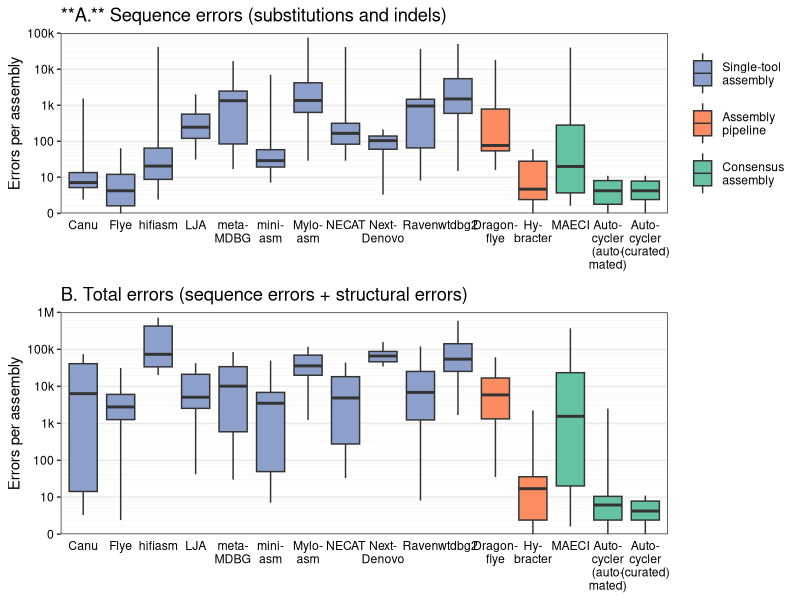
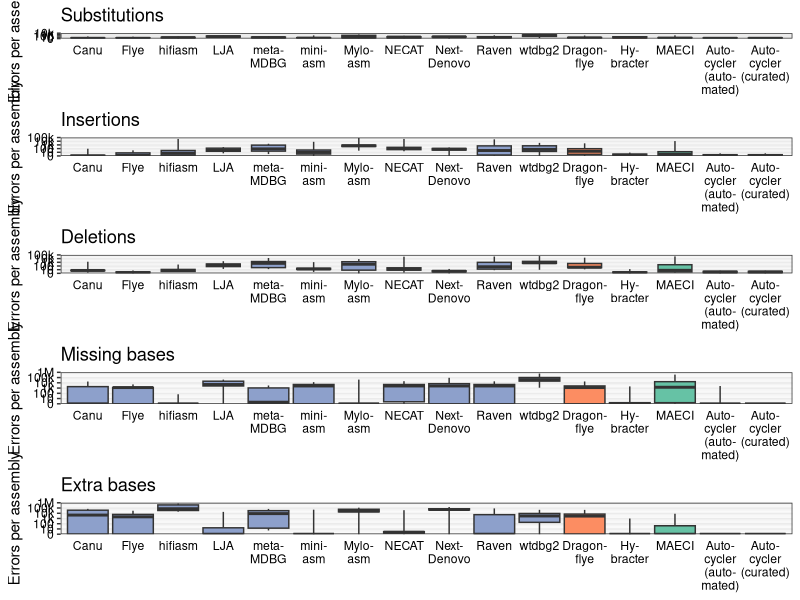
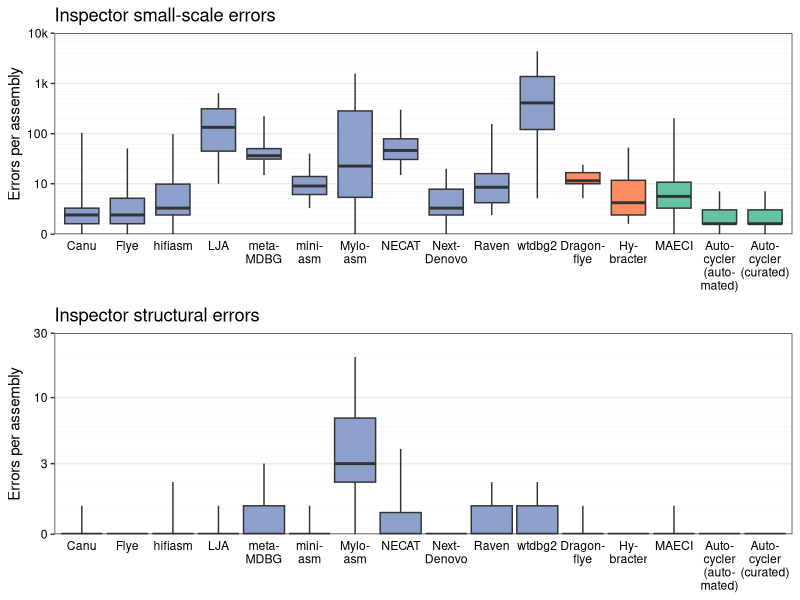
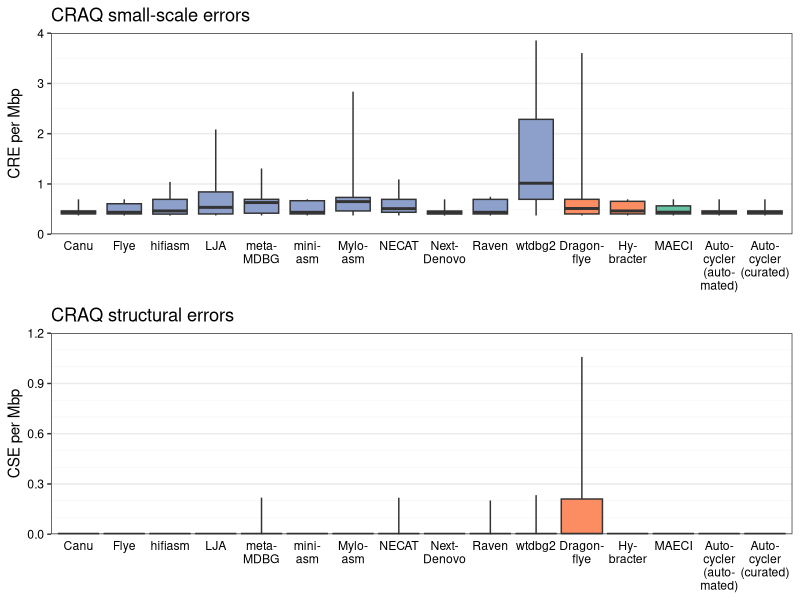
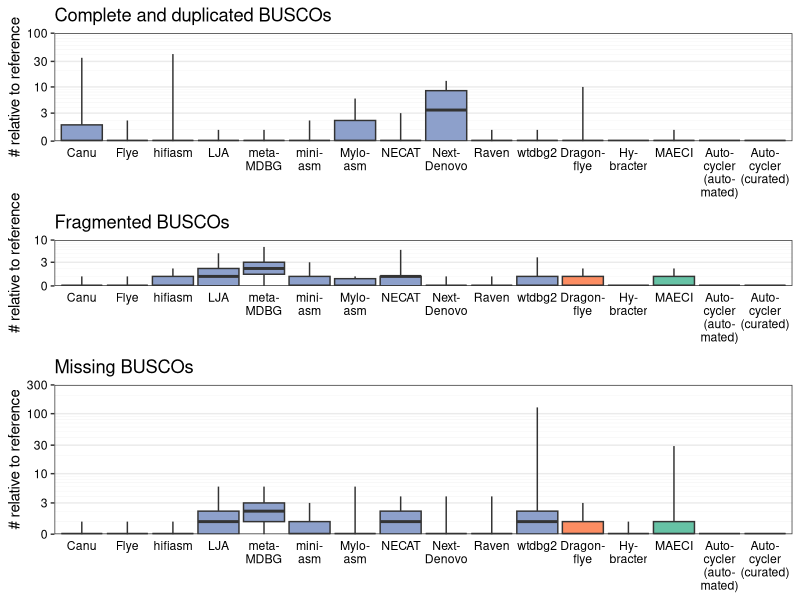
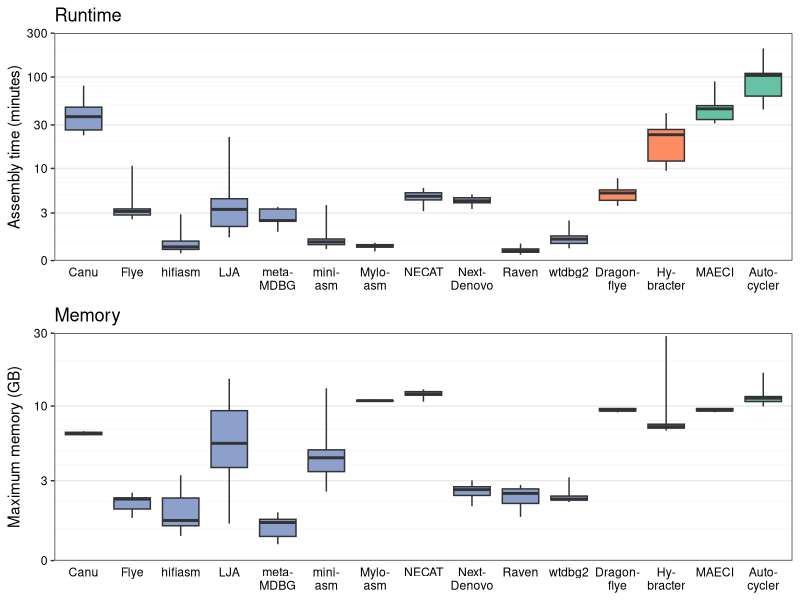

These figures' R source, in order: (Note: this script raises an error after producing the figures.)
## ---- chunk 1
library(tidyverse)
library(knitr)
library(cowplot)
library(readxl)

opts_chunk$set(dpi=300, fig.path='plots/', echo=TRUE, dev=c('png','pdf'), warning=FALSE, message=FALSE)
pdf.options(useDingbats = FALSE)
## ---- chunk 2
df <- read_excel("tables.xlsx", sheet = "Table S2 - Assembly results", skip = 1)

df$`Total error count` <- df$`Error count` + df$`Extra assembly bases` + df$`Missing assembly bases`
df$`Total BUSCO groups` <- df$`Complete and single-copy BUSCOs` + df$`Complete and duplicated BUSCOs` + df$`Fragmented BUSCOs` + df$`Missing BUSCOs`

df$Assembler <- factor(df$Assembler, levels = c("Canu", "Flye", "hifiasm", "LJA", "metaMDBG", "miniasm", "Myloasm", "NECAT", "NextDenovo", "Raven", "wtdbg2", "Dragonflye", "Hybracter", "MAECI", "Autocycler", "Autocycler-curated"))
## ---- chunk 3
y_breaks <- c(0, 10, 100, 1000, 10000, 100000, 1000000)
y_minor_breaks <- c(0:10, c(outer(2:10, 10^(1:5), `*`)))
y_labels <- c("0", "10", "100", "1k", "10k", "100k", "1M")

x_axis_labels <- function(x) {
  x <- as.character(x)
  x[x == "metaMDBG"] <- "meta-\nMDBG"
  x[x == "miniasm"] <- "mini-\nasm"
  x[x == "Myloasm"] <- "Mylo-\nasm"
  x[x == "NextDenovo"] <- "Next-\nDenovo"
  x[x == "Dragonflye"] <- "Dragon-\nflye"
  x[x == "Hybracter"] <- "Hy-\nbracter"
  x[x == "Autocycler"] <- "Auto-\ncycler\n(auto-\nmated)"
  x[x == "Autocycler-curated"] <- "Auto-\ncycler\n(curated)"
  x
}

x_axis_labels_no_curated <- function(x) {
  x <- as.character(x)
  x[x == "metaMDBG"] <- "meta-\nMDBG"
  x[x == "miniasm"] <- "mini-\nasm"
  x[x == "Myloasm"] <- "Mylo-\nasm"
  x[x == "NextDenovo"] <- "Next-\nDenovo"
  x[x == "Dragonflye"] <- "Dragon-\nflye"
  x[x == "Hybracter"] <- "Hy-\nbracter"
  x[x == "Autocycler"] <- "Auto-\ncycler"
  x
}

assembler_type <- function(x) {
  factor(case_when(
    x %in% c("Canu", "Flye", "hifiasm", "LJA", "metaMDBG", "miniasm", "Myloasm", "NECAT", "NextDenovo", "Raven", "wtdbg2") ~ "Single-tool\nassembly",
    x %in% c("Dragonflye", "Hybracter") ~ "Assembly\npipeline",
    x %in% c("MAECI", "Autocycler", "Autocycler-curated") ~ "Consensus\nassembly"
  ), levels = c("Single-tool\nassembly", "Assembly\npipeline", "Consensus\nassembly"))
}

assembler_type_colours <- c("Single-tool\nassembly" = "#8da0cb",
                            "Assembly\npipeline"    = "#fc8d62",
                            "Consensus\nassembly"   = "#66c2a5")

my_theme <- theme_bw() + theme(legend.position = "none",
                               axis.ticks.x = element_blank(),
                               panel.grid.minor = element_line(size = 0.1),
                               axis.text = element_text(colour = "black"),
                               panel.grid.major.x = element_blank())
my_theme_with_legend <- theme_bw() + theme(axis.ticks.x = element_blank(),
                                           panel.grid.minor = element_line(size = 0.1),
                                           legend.key.height = unit(2.5, "lines"),
                                           axis.text = element_text(colour = "black"),
                                           panel.grid.major.x = element_blank())
## ---- chunk 4
p1 <- ggplot(df, aes(x = Assembler, y = `Error count`, fill = assembler_type(Assembler))) +
  geom_boxplot(coef = Inf) +
  scale_y_continuous(trans = scales::pseudo_log_trans(base = 10), expand = c(0, 0), limits = c(0, 100000),
                     breaks = y_breaks, minor_breaks = y_minor_breaks, labels = y_labels) +
  scale_x_discrete(labels = x_axis_labels) +
  scale_fill_manual(values = assembler_type_colours) +
  my_theme_with_legend + guides(fill = guide_legend(title = NULL)) +
  labs(title="**A.** Sequence errors (substitutions and indels)", x=NULL, y="Errors per assembly")

p2 <- ggplot(df, aes(x = Assembler, y = `Total error count`, fill = assembler_type(Assembler))) +
  geom_boxplot(coef = Inf) +
  scale_y_continuous(trans = scales::pseudo_log_trans(base = 10), expand = c(0, 0), limits = c(0, 1000000),
                     breaks = y_breaks, minor_breaks = y_minor_breaks, labels = y_labels) +
  scale_x_discrete(labels = x_axis_labels) +
  scale_fill_manual(values = assembler_type_colours) +
  my_theme +
  labs(title="B. Total errors (sequence errors + structural errors)", x=NULL, y="Errors per assembly")

plot_grid(p1, p2, ncol=1, rel_heights=c(0.87, 1), align="v")
## ---- chunk 5
y_breaks <- c(0, 10, 100, 1000, 10000, 100000, 1000000)
y_minor_breaks <- c(0:10, c(outer(2:10, 10^(1:5), `*`)))
y_labels <- c("0", "10", "100", "1k", "10k", "100k", "1M")

p1 <- ggplot(df, aes(x = Assembler, y = `Substitutions`, fill = assembler_type(Assembler))) +
  geom_boxplot(coef = Inf) +
  scale_y_continuous(trans = scales::pseudo_log_trans(base = 10), expand = c(0, 0), limits = c(0, 10000),
                     breaks = y_breaks, minor_breaks = y_minor_breaks, labels = y_labels) +
  scale_x_discrete(labels = x_axis_labels) +
  scale_fill_manual(values = assembler_type_colours) +
  my_theme +
  labs(title="Substitutions", x=NULL, y="Errors per assembly")

p2 <- ggplot(df, aes(x = Assembler, y = `Insertions`, fill = assembler_type(Assembler))) +
  geom_boxplot(coef = Inf) +
  scale_y_continuous(trans = scales::pseudo_log_trans(base = 10), expand = c(0, 0), limits = c(0, 100000),
                     breaks = y_breaks, minor_breaks = y_minor_breaks, labels = y_labels) +
  scale_x_discrete(labels = x_axis_labels) +
  scale_fill_manual(values = assembler_type_colours) +
  my_theme +
  labs(title="Insertions", x=NULL, y="Errors per assembly")

p3 <- ggplot(df, aes(x = Assembler, y = `Deletions`, fill = assembler_type(Assembler))) +
  geom_boxplot(coef = Inf) +
  scale_y_continuous(trans = scales::pseudo_log_trans(base = 10), expand = c(0, 0), limits = c(0, 100000),
                     breaks = y_breaks, minor_breaks = y_minor_breaks, labels = y_labels) +
  scale_x_discrete(labels = x_axis_labels) +
  scale_fill_manual(values = assembler_type_colours) +
  my_theme +
  labs(title="Deletions", x=NULL, y="Errors per assembly")

box_stats <- df %>% group_by(Assembler) %>% summarise(ymin = min(`Missing assembly bases`), lower = quantile(`Missing assembly bases`, 0.25), middle = median(`Missing assembly bases`), upper = quantile(`Missing assembly bases`, 0.75), ymax = max(`Missing assembly bases`))

p4 <- ggplot(box_stats, aes(x = Assembler, fill = assembler_type(Assembler))) +
  geom_boxplot(aes(ymin = ymin, lower = lower, middle = middle, upper = upper, ymax = ymax), stat = "identity") +
  scale_y_continuous(trans = scales::pseudo_log_trans(base = 10), expand = c(0, 0), limits = c(0, 1000000),
                     breaks = y_breaks, minor_breaks = y_minor_breaks, labels = y_labels) +
  scale_x_discrete(labels = x_axis_labels) +
  scale_fill_manual(values = assembler_type_colours) +
  my_theme +
  labs(title="Missing bases", x=NULL, y="Errors per assembly")

box_stats <- df %>% group_by(Assembler) %>% summarise(ymin = min(`Extra assembly bases`), lower = quantile(`Extra assembly bases`, 0.25), middle = median(`Extra assembly bases`), upper = quantile(`Extra assembly bases`, 0.75), ymax = max(`Extra assembly bases`))

p5 <- ggplot(box_stats, aes(x = Assembler, fill = assembler_type(Assembler))) +
  geom_boxplot(aes(ymin = ymin, lower = lower, middle = middle, upper = upper, ymax = ymax), stat = "identity") +
  scale_y_continuous(trans = scales::pseudo_log_trans(base = 10), expand = c(0, 0), limits = c(0, 1000000),
                     breaks = y_breaks, minor_breaks = y_minor_breaks, labels = y_labels) +
  scale_x_discrete(labels = x_axis_labels) +
  scale_fill_manual(values = assembler_type_colours) +
  my_theme +
  labs(title="Extra bases", x=NULL, y="Errors per assembly")

plot_grid(p1, p2, p3, p4, p5, rel_heights=c(0.8, 0.9, 0.9, 1, 1), ncol=1, align="v")
## ---- chunk 6
p1 <- ggplot(df, aes(x = Assembler, y = `Total small-scale assembly error`, fill = assembler_type(Assembler))) +
  geom_boxplot(coef=Inf) +
  scale_y_continuous(trans = scales::pseudo_log_trans(base = 10), expand = c(0, 0), limits = c(0, 10000), breaks = y_breaks, minor_breaks = y_minor_breaks, labels = y_labels) +
  scale_x_discrete(labels = x_axis_labels) +
  scale_fill_manual(values = assembler_type_colours) +
  my_theme +
  labs(title="Inspector small-scale errors", x=NULL, y="Errors per assembly")

box_stats <- df %>% group_by(Assembler) %>% summarise(ymin = min(`Structural error`), lower = quantile(`Structural error`, 0.25), middle = median(`Structural error`), upper = quantile(`Structural error`, 0.75), ymax = max(`Structural error`))

p2 <- ggplot(box_stats, aes(x = Assembler, fill = assembler_type(Assembler))) +
  geom_boxplot(aes(ymin = ymin, lower = lower, middle = middle, upper = upper, ymax = ymax), stat = "identity") +
  scale_y_continuous(trans = scales::pseudo_log_trans(base = 10), expand = c(0, 0), limits = c(0, 30), breaks = c(0, 3, 10, 30), minor_breaks = y_minor_breaks) +
  scale_x_discrete(labels = x_axis_labels) +
  scale_fill_manual(values = assembler_type_colours) +
  my_theme +
  labs(title="Inspector structural errors", x=NULL, y="Errors per assembly")

plot_grid(p1, p2, ncol=1, align="v")
## ---- chunk 7
p1 <- ggplot(df, aes(x = Assembler, y = `Avg.CRE`, fill = assembler_type(Assembler))) +
  geom_boxplot(coef=1000) +
  scale_y_continuous(expand = c(0, 0), limits = c(0, 4)) +
  scale_x_discrete(labels = x_axis_labels) +
  scale_fill_manual(values = assembler_type_colours) +
  my_theme +
  labs(title="CRAQ small-scale errors", x=NULL, y="CRE per Mbp")

box_stats <- df %>% group_by(Assembler) %>% summarise(ymin = min(`Avg.CSE`), lower = quantile(`Avg.CSE`, 0.25), middle = median(`Avg.CSE`), upper = quantile(`Avg.CSE`, 0.75), ymax = max(`Avg.CSE`))

p2 <- ggplot(box_stats, aes(x = Assembler, fill = assembler_type(Assembler))) +
  geom_boxplot(aes(ymin = ymin, lower = lower, middle = middle, upper = upper, ymax = ymax), stat = "identity") +
  scale_y_continuous(expand = c(0, 0), limits = c(0, 1.2), breaks = seq(0, 1.2, 0.3), minor_breaks = seq(0, 1.2, 0.1)) +
  scale_x_discrete(labels = x_axis_labels) +
  scale_fill_manual(values = assembler_type_colours) +
  my_theme +
  labs(title="CRAQ structural errors", x=NULL, y="CSE per Mbp")

plot_grid(p1, p2, ncol=1, align="v")
## ---- chunk 8
# Calculate values relative to reference genome (absolute value)
df <- df %>% mutate(dup_busco = abs(`Complete and duplicated BUSCOs` - case_when( Species == "Enterobacter hormaechei" ~ 1, Species == "Klebsiella pneumoniae" ~ 2, Species == "Listeria innocua" ~ 0, Species == "Providencia rettgeri" ~ 2, Species == "Shigella flexneri" ~ 1 )),
                    frag_busco = abs(`Fragmented BUSCOs` - case_when( Species == "Enterobacter hormaechei" ~ 4, Species == "Klebsiella pneumoniae" ~ 3, Species == "Listeria innocua" ~ 2, Species == "Providencia rettgeri" ~ 1, Species == "Shigella flexneri" ~ 4 )),
                    miss_busco = abs(`Missing BUSCOs` - case_when( Species == "Enterobacter hormaechei" ~ 17, Species == "Klebsiella pneumoniae" ~ 5, Species == "Listeria innocua" ~ 2, Species == "Providencia rettgeri" ~ 7, Species == "Shigella flexneri" ~ 9)))

box_stats <- df %>% group_by(Assembler) %>% summarise(ymin = min(dup_busco), lower = quantile(dup_busco, 0.25), middle = median(dup_busco), upper = quantile(dup_busco, 0.75), ymax = max(dup_busco))

p1 <- ggplot(box_stats, aes(x = Assembler, fill = assembler_type(Assembler))) +
  geom_boxplot(aes(ymin = ymin, lower = lower, middle = middle, upper = upper, ymax = ymax), stat = "identity") +
  scale_x_discrete(labels = x_axis_labels) +
  scale_y_continuous(trans = scales::pseudo_log_trans(base = 10), expand = c(0, 0), limits = c(0, 100), breaks = c(0, 3, 10, 30, 100), minor_breaks = y_minor_breaks) +
  scale_fill_manual(values = assembler_type_colours) +
  my_theme +
  labs(title="Complete and duplicated BUSCOs", x=NULL, y="# relative to reference")

box_stats <- df %>% group_by(Assembler) %>% summarise(ymin = min(frag_busco), lower = quantile(frag_busco, 0.25), middle = median(frag_busco), upper = quantile(frag_busco, 0.75), ymax = max(frag_busco))

p2 <- ggplot(box_stats, aes(x = Assembler, fill = assembler_type(Assembler))) +
  geom_boxplot(aes(ymin = ymin, lower = lower, middle = middle, upper = upper, ymax = ymax), stat = "identity") +
  scale_x_discrete(labels = x_axis_labels) +
  scale_y_continuous(trans = scales::pseudo_log_trans(base = 10), expand = c(0, 0), limits = c(0, 10), breaks = c(0, 3, 10), minor_breaks = y_minor_breaks) +
  scale_fill_manual(values = assembler_type_colours) +
  my_theme +
  labs(title="Fragmented BUSCOs", x=NULL, y="# relative to reference")

box_stats <- df %>% group_by(Assembler) %>% summarise(ymin = min(miss_busco), lower = quantile(miss_busco, 0.25), middle = median(miss_busco), upper = quantile(miss_busco, 0.75), ymax = max(miss_busco))

p3 <- ggplot(box_stats, aes(x = Assembler, fill = assembler_type(Assembler))) +
  geom_boxplot(aes(ymin = ymin, lower = lower, middle = middle, upper = upper, ymax = ymax), stat = "identity") +
  scale_x_discrete(labels = x_axis_labels) +
  scale_y_continuous(trans = scales::pseudo_log_trans(base = 10), expand = c(0, 0), limits = c(0, 300), breaks = c(0, 3, 10, 30, 100, 300), minor_breaks = y_minor_breaks) +
  scale_fill_manual(values = assembler_type_colours) +
  my_theme +
  labs(title="Missing BUSCOs", x=NULL, y="# relative to reference")

plot_grid(p1, p2, p3, rel_heights=c(1, 0.7, 1.2), ncol=1, align="v")
## ---- chunk 9
resources <- df %>% filter(Assembler != "Autocycler-curated")
resources$`Maximum memory (GB)` <- resources$`Maximum memory (kB)` / 1000000
t <- as.POSIXlt(resources$`Elapsed time (h:m:s)`, tz = "UTC")
resources$elapsed_min <- t$hour * 60 + t$min + t$sec / 60

p1 <- ggplot(resources, aes(x = Assembler, y = elapsed_min, fill = assembler_type(Assembler))) +
  geom_boxplot(coef = Inf) +
  scale_y_continuous(trans = scales::pseudo_log_trans(base = 10), expand = c(0, 0), limits = c(0, 300), breaks = c(0, 3, 10, 30, 100, 300), minor_breaks = y_minor_breaks) +
  scale_x_discrete(labels = x_axis_labels_no_curated) +
  scale_fill_manual(values = assembler_type_colours) +
  my_theme +
  labs(title="Runtime", x=NULL, y="Assembly time (minutes)")

p2 <- ggplot(resources, aes(x = Assembler, y = `Maximum memory (GB)`, fill = assembler_type(Assembler))) +
  geom_boxplot(coef = Inf) +
  scale_y_continuous(trans = scales::pseudo_log_trans(base = 10), expand = c(0, 0), limits = c(0, 30), breaks = c(0, 3, 10, 30), minor_breaks = y_minor_breaks) +
  scale_x_discrete(labels = x_axis_labels_no_curated) +
  scale_fill_manual(values = assembler_type_colours) +
  my_theme +
  labs(title="Memory", x=NULL, y="Maximum memory (GB)")

plot_grid(p1, p2, ncol=1, align="v")
## ---- chunk 10
low_depth_df <- read_excel("tables.xlsx", sheet = "Table S5 - Low-depth Autocycler")
low_depth_df$`Total error count` <- low_depth_df$`Error count` + low_depth_df$`Extra assembly bases` + low_depth_df$`Missing assembly bases`

y_breaks <- c(0, 10, 100, 1000, 10000, 100000, 1000000, 10000000)
y_minor_breaks <- c(0:10, c(outer(2:10, 10^(1:6), `*`)))
y_labels <- c("0", "10", "100", "1k", "10k", "100k", "1M", "10M")

ggplot(low_depth_df, aes(x = `Read depth`, y = `Total error count`)) +
  geom_point(shape = 21, color = "black", fill = "#3b9677", size = 2) +
  scale_y_continuous(trans = scales::pseudo_log_trans(base = 10), expand = c(0, 0), limits = c(0, 10000000), breaks = y_breaks, minor_breaks = y_minor_breaks, labels = y_labels,
                     sec.axis   = sec_axis(~ ., breaks = c(3, 2000, 1e6), labels = c("high\nquality", "serious\nproblems", "failed\nassembly"))) +
  scale_x_continuous(breaks = seq(0, 50, 5), minor_breaks = NULL, expand = c(0, 0), limits = c(0, 50)) +
  theme_bw() + theme(legend.position = "none",
                     panel.grid.minor = element_line(size = 0.1),
                     axis.text = element_text(colour = "black"),
                     axis.text.y.right = element_text(angle = -90, vjust = 0.5, hjust = 0.5, size = 10, color = "black"),
                     axis.ticks.y.right = element_blank()) +
  labs(title="Low-depth Autocycler assemblies", x="Read depth", y="Total errors per assembly")
## ---- chunk 11
mixed_df <- read_excel("tables.xlsx", sheet = "Table S6 - Mixed Autocycler") %>% 
  mutate(total_eh_bp = `Complete Enterobacter hormaechei bases` + `Incomplete Enterobacter hormaechei bases`,
         total_kp_bp = `Complete Klebsiella pneumoniae bases` + `Incomplete Klebsiella pneumoniae bases`)

mixed_df_long <- mixed_df %>% 
  select(step, total_eh_bp, total_kp_bp) %>%
  pivot_longer(cols = starts_with("total_"), names_to = "category", values_to = "bases") %>% 
  mutate(category = factor(category, levels = c("total_eh_bp", "total_kp_bp")))

depth_long <- mixed_df %>% 
  mutate(across(ends_with("depth"), ~replace_na(.x, 0))) %>%
  pivot_longer(cols = ends_with("depth"), names_to = "species", values_to = "depth") %>%
  mutate(species = recode(species, `Enterobacter hormaechei depth` = "Enterobacter hormaechei",
                                   `Klebsiella pneumoniae depth` = "Klebsiella pneumoniae"))
depth_long <- bind_rows(depth_long,
                        tribble(~step, ~species, ~depth,
                                -0.5, "Enterobacter hormaechei", 0, -0.5, "Klebsiella pneumoniae", 100,
                                50.5, "Enterobacter hormaechei", 100, 50.5, "Klebsiella pneumoniae", 0))

p1 <- ggplot(mixed_df_long, aes(step, bases, fill = category)) +
  geom_col(width = 0.75) +
  scale_x_continuous(expand = c(0, 0), limits = c(-0.5, 50.5), breaks = NULL) +
  scale_y_continuous(expand = c(0, 0), limits = c(0, 12000000), breaks = seq(0, 12000000, 2000000), minor_breaks = seq(0, 12000000, 1000000), labels = c("0", "2", "4", "6", "8", "10", "12")) +
  scale_fill_manual(values = c(total_eh_bp = "#2376c1", total_kp_bp = "#c16221"),
                    labels = c(expression(italic("Enterobacter\nhormaechei")),
                               expression(italic("Klebsiella\npneumoniae")))) +
  my_theme_with_legend + guides(fill = guide_legend(title = NULL)) +
  labs(title="Mixed Autocycler assemblies", x = NULL, y = "Autocycler assembly size (Mbp)")

p2 <- ggplot(depth_long, aes(step, depth, fill = species)) +
  geom_area() +
  annotate("text", x = 14, y = 30, label = "italic('Klebsiella pneumoniae')~'reads'", hjust = 0.5, parse = TRUE, size = 5, color = "#6d320a") +
  annotate("text", x = 36, y = 70, label = "italic('Enterobacter hormaechei')~'reads'", hjust = 0.5, parse = TRUE, size = 5, color = "#073456") +
  scale_x_continuous(expand = c(0, 0), limits = c(-0.5, 50.5), breaks = NULL) +
  scale_y_continuous(expand = c(0, 0), limits = c(0, 100.1), breaks=seq(0, 100, 25), minor_breaks=seq(0, 100, 5)) +
  scale_fill_manual(values = c(`Enterobacter hormaechei` = "#79b1db", `Klebsiella pneumoniae`= "#e5a173")) +
  my_theme +
  labs(title=NULL, x=NULL, y="Read depth")

plot_grid(p1, p2, rel_heights=c(1.6, 1.0), ncol=1, align="v")
